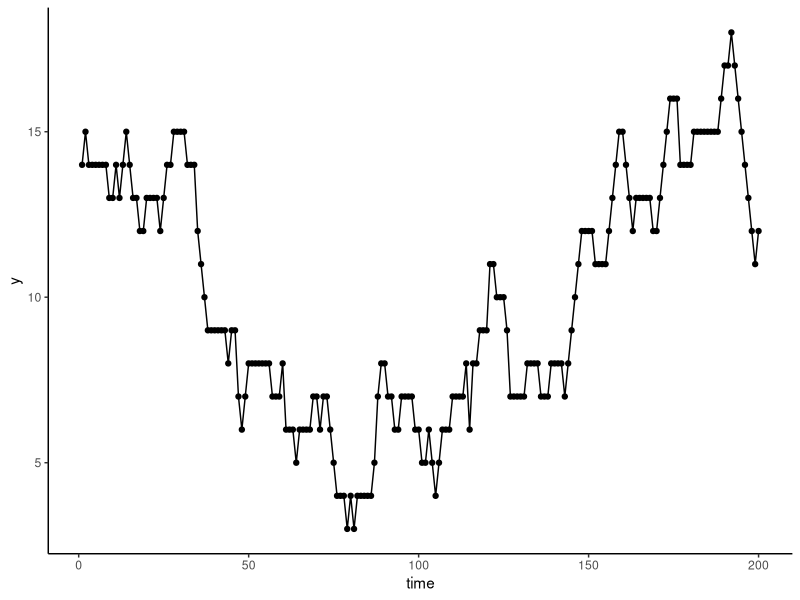

The R source for this figure:
time <- 200
y <- numeric(time)
y[1] <- 14
yes <- numeric(time)
yes[1] <- 14

for(i in 2:time){
  
  peeps_in <- round(rnorm(1, 4, 0.5))
  peeps_out <- round(rnorm(1, 4, 0.5))
  
  y[i] <- y[i-1] + peeps_in - peeps_out
  yes[i] <- yes[i-1] + rnorm(1, 0, 1)
  
}

library(ggplot2)

df <- data.frame(
  'time' = c(1:time),
  'y' = c(y),
  'yes' = c(yes)
)

ggplot(df, aes(x = time, y = y)) + 
  geom_point() + 
  geom_line() + 
  theme_classic()


library(tseries)

# if p < 0.05, then stationary
adf.test(df$y)
adf.test(df$yes)
